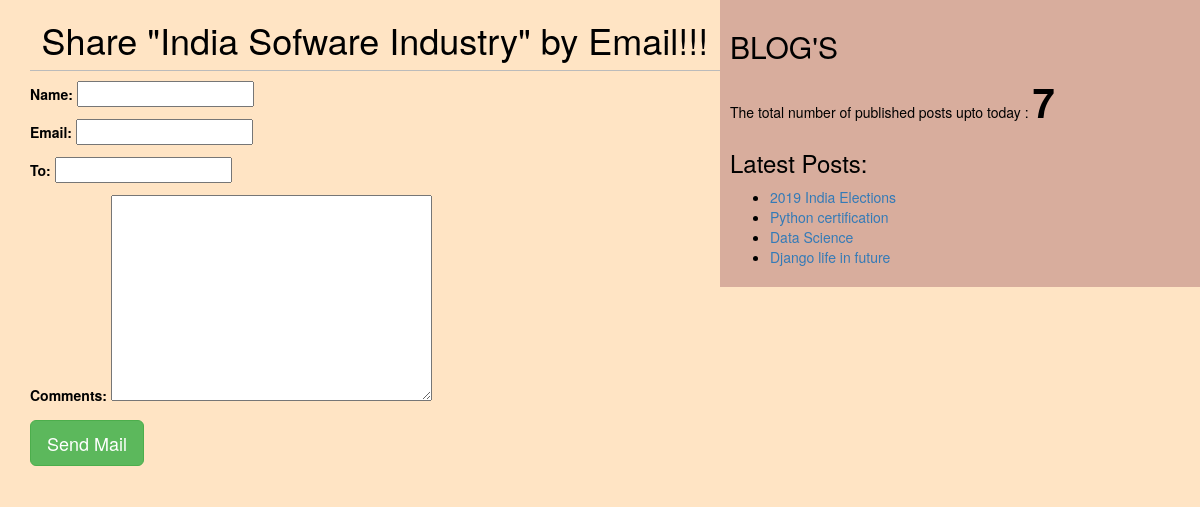
/3/share/, run on the app's committed database.
### blog/models.py (models this page shows, shortened)
class POST(models.Model):
     STATUS_CHOICES=(('draft','Draft'),('published','Published'))
     title=models.CharField(max_length=256)
     slug=models.SlugField(max_length=264,unique_for_date="publish")
     author=models.ForeignKey(User,related_name="blog_post",on_delete=models.CASCADE)
     body=models.TextField()
     publish=models.DateTimeField(default=timezone.now)
     created=models.DateTimeField(auto_now_add=True)
     updated=models.DateTimeField(auto_now=True)
     status=models.CharField(max_length=10,choices=STATUS_CHOICES,default="draft")
     objects=CustomManager()
     tags=TaggableManager()
     class Meta:
        ordering=('-publish',)
     def get_absolute_url(self):
          return reverse("post_detail",args=[self.publish.year,self.publish.strftime("%m"),self.publish.strftime("%d"),self.slug] )

### blog/views.py (the view)
# urls.py: path('<int:id>/share/', views.mail_send_view),
def mail_send_view(request,id):
    post=get_object_or_404(POST,id=id,status='published')
    sent=False
    if request.method=='POST':
        form=EmailSendForm(request.POST)
        if form.is_valid():
            cd=form.cleaned_data
            subject='{}({}) recommends you to read "{}"'.format(cd['name'],cd['email'],post.title)
            post_url=request.build_absolute_uri(post.get_absolute_url())
            message='Read post at : \n {}\n\n{}\'s Comments :\n{}'.format(post_url,cd['name'],cd['comments'])
            send_mail(subject,message,'pythontesting86@gmail.com',[cd['to']])
            sent=True
    else:
        form=EmailSendForm()
    return render(request,"blog/sharebymail.html",{'form':form,'post':post,'sent':sent})

### blog/forms.py
class EmailSendForm(forms.Form):
    name=forms.CharField()
    email=forms.EmailField()
    to=forms.EmailField()
    comments=forms.CharField(required=False,widget=forms.Textarea)

### blog/models.py (called while the page is built)
     def get_queryset(self):
          return super().get_queryset().filter(status="published")

### blog/templatetags/blog_tags.py (called while the page is built)
@register.simple_tag
def total_posts():
    return POST.objects.count()

@register.inclusion_tag('blog/latest_posts123.html')
def show_latest_posts(count=4):
    latest_posts=POST.objects.order_by('-publish')[:count]
    return {'latest_posts':latest_posts}
    return POST.objects.annotate(total_comments=Count('comments')).order_by('-total_comments')[:count]

### templates/blog/sharebymail.html (shortened to what this page needs)
<!DOCTYPE>
{% extends 'blog/base.html' %}
{% block content %}
  {%if sent%}
     <h1>Email Successfully Sent </h1>
     <p>Post with Title : {{post.title}} was sent by Email </p>
  {% else %}
    <h1>Share "{{post.title}}" by Email!!! </h1>
    <form method="post">
      {{form.as_p}}
      <input type="submit" name="" class="btn btn-lg btn-success" value="Send Mail">
 </form>
 {%endif%}
{% endblock  %}

### templates/blog/latest_posts123.html
<ul>
{%for post in latest_posts%}
 <li><a href="{{post.get_absolute_url}}">{{post.title}}</a></li>
{%endfor%}
</ul>

### static/css/blog.css (style rules this page uses)
h1 { text-align: center; padding-bottom: 10px; border-bottom: 1px solid #bbb; }
body { color: black; background-color: bisque; }

### data on the page
POST: title "India Sofware Industry"
POST: title "2019 India Elections"
POST: title "Python certification"
POST: title "Data Science"
POST: title "Django life in future"
